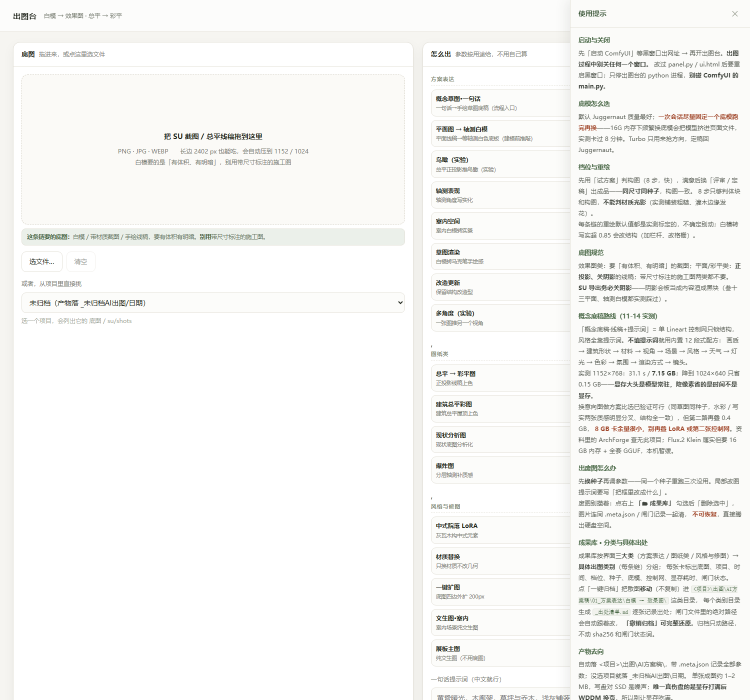
#> input picture 预览_使用提示.png, 1500 x 1400 px (shown at 1/2 size)
$ python -i panel.py   (imports and definitions only)
#> lines starting #> are read from the running program, lines starting #| are printed output that depends on the picture
### library.py
# -*- coding: utf-8 -*-
"""成果库：出图的分类视图、直删、按「三大类 / 具体链」归档、撤销归档、缩略图。

设计边界（重要）
--------------
1. 只认 D:\\workplace\\设计项目 下、位于「出图\\AI方案稿」或「_未归档AI出图」里的图片，
   别的目录一律拒绝——这个端口不能变成任意文件删除器。
2. 删除 = 图片 + 同名 .meta.json / .gate.json / __方案表达稿使用说明.md 一起清，
   真正释放硬盘空间（不进回收站）。前端必须二次确认，后端再校验一遍白名单。
3. 归档 = 移动文件，绝不复制（复制会白占一份空间）。闸门 .gate.json 里存的是
   **绝对路径**，移动时必须同步改写 source / checklist，meta 的 outputs 同理，
   否则闸门状态和交付清单会断链。每次移动都写「分类索引.json」，可一键撤销。
4. 不碰闸门状态词（DRAFT_AI 等），不改 sha256，不改文件内容——只改路径字段。
"""
import glob
import io
import json
import os
import re
import shutil
import time

# 项目根：优先环境变量 CHUTAI_PROJECTS；否则用本机 D:\workplace\设计项目；
# 都没有（朋友的新机器）就退到仓库内的 项目/ 目录。
_DEF_ROOT = r"D:\workplace\设计项目"
ROOT = (os.environ.get("CHUTAI_PROJECTS")
        if os.environ.get("CHUTAI_PROJECTS")
        else (_DEF_ROOT if os.path.isdir(_DEF_ROOT)
              else os.path.join(os.path.dirname(os.path.abspath(__file__)), "项目")))
UNFILED = os.path.join(ROOT, "_未归档AI出图")
IMG_EXT = (".png", ".jpg", ".jpeg", ".webp", ".bmp")
INDEX_NAME = "分类索引.json"
LIST_NAME = "_出处清单.md"

# 三大类：与 ui.html 的 GROUPS 一一对应（_check_chains.py 会校验）
CATEGORIES = [
    {"dir": "01_方案表达", "name": "方案表达", "chains": [
        "concept_sketch", "concept_base", "plan_to_mass", "perspective", "aerial",
        "section_perspective", "axon", "facade", "interior", "massing", "sketch",
        "planting", "renov", "relight", "multiangle", "watercolor"]},
    {"dir": "02_图纸类", "name": "图纸类", "chains": [
        "color_plan", "sansan_plan", "plan_arch", "analysis_diagram",
        "sitediag", "style", "exploded"]},
    {"dir": "03_风格与修图", "name": "风格与修图", "chains": [
        "lora", "ipadapter", "material", "inpaint", "outpaint", "enhance",
        "interior_t2i", "nature_t2i", "board_hero"]},
]

# 具体出图类别（目录名 / 页面标题），与 ui.html CHAINS 的 name 保持一致
CHAIN_LABELS = {
    "concept_sketch": "概念草图·一句话", "concept_base": "概念底稿·线稿+提示词",
    "plan_to_mass": "平面图 → 轴测白模", "perspective": "白模 → 效果图",
    "aerial": "鸟瞰（实验）", "section_perspective": "剖透视",
    "axon": "轴测表现", "facade": "建筑立面", "interior": "室内空间",
    "massing": "体块推敲", "sketch": "草图渲染", "planting": "种植意向",
    "renov": "改造更新", "relight": "换氛围", "multiangle": "多角度（实验）",
    "watercolor": "水彩风格化",
    "color_plan": "总平 → 彩平图", "sansan_plan": "平面方案上色·叁十三",
    "plan_arch": "建筑总平彩图", "analysis_diagram": "分析图·图解",
    "sitediag": "现状分析图", "style": "插画风分析图", "exploded": "爆炸图",
    "lora": "中式院落 LoRA", "ipadapter": "风格参考", "material": "材质替换",
    "inpaint": "局部改图", "outpaint": "一键扩图", "enhance": "洗图",
    "interior_t2i": "文生图·室内", "nature_t2i": "文生图·风景",
    "board_hero": "展板主图",
    # 非链产物
    "upscale": "AI 放大 2x",
}
ALIASES = {"perspective_lora": "lora", "lora_siheyuan": "lora"}
GROUP_OF = {}
for _g in CATEGORIES:
    for _c in _g["chains"]:
        GROUP_OF[_c] = _g
GROUP_OF["upscale"] = CATEGORIES[2]
ALL_IDS = sorted(list(CHAIN_LABELS) + list(ALIASES), key=len, reverse=True)


def _abspath(p):
    return os.path.normpath(os.path.abspath(p))


# [107 lines left out: functions _roots, _is_output_file, _root_of, _sidecars, _load_meta, _load_gate and 2 more, not called in this run]


def _safe_dir(label):
    s = re.sub(r'[\\/:*?"<>|]', "-", label).strip().strip(".")
    return s or "未命名"


# [93 lines left out: functions _group_chain, describe, scan, delete, not called in this run]


# ---------------------------------------------------------------- 归档 / 撤销

def _index_path(root):
    return os.path.join(root, INDEX_NAME)


# [185 lines left out: functions _read_index, _write_index, _rewrite_dir, _move_one, organize, undo_organize, not called in this run]


# ---------------------------------------------------------------- 出处清单

def _cell(v):
    return str(v if v not in (None, "") else "—").replace("|", "／").replace("\n", " ")


# [37 lines left out: function rebuild_lists, not called in this run]


# ---------------------------------------------------------------- 缩略图

_THUMBS = {}


# [20 lines left out: function thumbnail, not called in this run]

### panel.py
# -*- coding: utf-8 -*-
"""本机出图台：拖一张底图，选一条链，出一张图；另挂编辑台与展板台两个工作台。

设计原则
--------
1. 不重造轮子：全部 24 条链统一走共享引擎 comfy_bridge.py（--config 挂
   chains/ 下的薄链配置，工作流模板在 D:\\ComfyUI\\landscape_toolbox\\workflows\\api），
   超分走独立的 upscale.py。本文件只做「网页表单 -> 命令行 -> 回传结果」的搬运。
2. 只用标准库：这台机器不需要为一个界面再装 Flask。
3. 不碰 ComfyUI 进程：8188 没开就报「请先双击启动 ComfyUI」，不自己拉、也不关。
4. 只监听 127.0.0.1：局域网里别的机器看不到这个页面。
"""

import base64
import io
import json
import mimetypes
import os
import re
import subprocess
import sys
import threading
import time
import urllib.request
import webbrowser
from http.server import BaseHTTPRequestHandler, ThreadingHTTPServer
from urllib.parse import urlparse, parse_qs

import library  # 成果库：分类视图 / 直删 / 归档 / 撤销 / 缩略图

HERE = os.path.dirname(os.path.abspath(__file__))
# 用启动面板的同一个解释器跑子任务（bat / python 直启都成立），不再写死本机 venv。
PYEXE = os.environ.get("CHUTAI_PYTHON") or sys.executable
SKILLS = os.path.join(os.path.expanduser("~"), ".workbuddy", "skills")
# 引擎优先用仓库自带的 bridge/（GitHub 分发版），没有再退回 WorkBuddy skill 目录。
_LOCAL_BRIDGE = os.path.join(HERE, "bridge", "comfy_bridge.py")
BRIDGE = (_LOCAL_BRIDGE if os.path.isfile(_LOCAL_BRIDGE)
          else os.path.join(SKILLS, "comfy-render", "scripts", "comfy_bridge.py"))
UPSCALE = os.path.join(HERE, "upscale.py")
# 工作流模板：仓库自带 workflows/api/ 优先，其次本机 landscape_toolbox。
_LOCAL_TOOLBOX = os.path.join(HERE, "workflows", "api")
TOOLBOX = (_LOCAL_TOOLBOX if os.path.isdir(_LOCAL_TOOLBOX)
           else r"D:\ComfyUI\landscape_toolbox\workflows\api")
# bridge 用 COMFY_TOOLBOX 找模板（它要的是 toolbox 根目录，不是 api 子目录）
# [2 lines not run here, left out]
# 项目根：环境变量 > 本机 D:\workplace\设计项目 > 仓库内 项目/
_DEF_PROJECTS = r"D:\workplace\设计项目"
PROJECTS_ROOT = (os.environ.get("CHUTAI_PROJECTS")
                 if os.environ.get("CHUTAI_PROJECTS")
                 else (_DEF_PROJECTS if os.path.isdir(_DEF_PROJECTS)
                       else os.path.join(HERE, "项目")))

# 全部链统一走共享引擎（comfy_bridge --config 挂链模板），
# 模板在 D:\ComfyUI\landscape_toolbox\workflows\api\*_api.json，参数注入看 _node_map.json。
# 需要额外输入的链：ipadapter=参考图、inpaint=遮罩框、multiangle=视角、board_hero=无需底图。
CHAINS = {
    "perspective":       (os.path.join(HERE, "chains", "perspective.json"),       "白模 → 效果图"),
    "aerial":            (os.path.join(HERE, "chains", "aerial.json"),            "总平转鸟瞰（实验）"),
    "section_perspective": (os.path.join(HERE, "chains", "section_perspective.json"), "剖透视（剖面填色）"),
    "axon":              (os.path.join(HERE, "chains", "axon.json"),              "轴测表现"),
    "facade":            (os.path.join(HERE, "chains", "facade.json"),            "建筑立面表现"),
    "interior":          (os.path.join(HERE, "chains", "interior.json"),          "室内空间效果"),
    "massing":           (os.path.join(HERE, "chains", "massing.json"),           "体块推敲"),
    "sketch":            (os.path.join(HERE, "chains", "sketch.json"),            "草图 / 白模渲染"),
    "planting":          (os.path.join(HERE, "chains", "planting.json"),          "种植意向图"),
    "renov":             (os.path.join(HERE, "chains", "renov.json"),             "改造 / 现状更新"),
    "relight":           (os.path.join(HERE, "chains", "relight.json"),           "日夜 / 季节 / 氛围"),
    "multiangle":        (os.path.join(HERE, "chains", "multiangle.json"),        "多角度（换视角重画）"),
    "color_plan":        (os.path.join(HERE, "chains", "color_plan.json"),        "彩平（CAD 线稿上色）"),
    "plan_arch":         (os.path.join(HERE, "chains", "plan_arch.json"),         "建筑总平彩图"),
    "analysis_diagram":  (os.path.join(HERE, "chains", "analysis_diagram.json"),  "分析图（图解风格）"),
    "sitediag":          (os.path.join(HERE, "chains", "sitediag.json"),          "现状分析图"),
    "style":             (os.path.join(HERE, "chains", "style.json"),             "分析图 / 插画风"),
    "exploded":          (os.path.join(HERE, "chains", "exploded.json"),          "爆炸图 / 分层轴测"),
    "lora":              (os.path.join(HERE, "chains", "lora_siheyuan.json"),  "中式院落 LoRA"),
    "watercolor":        (os.path.join(HERE, "chains", "watercolor.json"),     "水彩风格化"),
    "outpaint":          (os.path.join(HERE, "chains", "outpaint.json"),       "一键扩图（四边外扩）"),
    "interior_t2i":      (os.path.join(HERE, "chains", "interior_t2i.json"),   "文生图·室内场景"),
    "nature_t2i":        (os.path.join(HERE, "chains", "nature_t2i.json"),     "文生图·自然风景"),
    "ipadapter":         (os.path.join(HERE, "chains", "ipadapter.json"),         "风格参考（抄参考图风格）"),
    "material":          (os.path.join(HERE, "chains", "material.json"),          "材质替换"),
    "inpaint":           (os.path.join(HERE, "chains", "inpaint.json"),           "局部改图（框选重绘）"),
    "enhance":           (os.path.join(HERE, "chains", "enhance.json"),           "洗图（原尺寸提细节）"),
    "board_hero":        (os.path.join(HERE, "chains", "board_hero.json"),        "展板主图（纯文生图）"),
    "sansan_plan":       (os.path.join(HERE, "chains", "sansan_plan.json"),       "平面方案上色（叁十三 LoRA）"),
    "concept_sketch":    (os.path.join(HERE, "chains", "concept_sketch.json"),    "概念草图（一句话→草图底稿）"),
    "concept_base":      (os.path.join(HERE, "chains", "concept_base.json"),      "概念底稿（线稿+12段式提示词）"),
    "plan_to_mass":      (os.path.join(HERE, "chains", "plan_to_mass.json"),      "平面图→轴测白模（自动 45° 投影）"),
}
# 这些链不吃底模切换 / 档位以外的特殊处理；upscale 是纯超分，走自己的脚本
NEEDS_STYLE = {"ipadapter"}
NEEDS_BOX = {"inpaint"}
NEEDS_ANGLE = {"multiangle"}
NO_IMAGE = {"board_hero", "interior_t2i", "nature_t2i", "concept_sketch"}
MODELS = {
    "juggernaut": "Juggernaut-XL · 默认（均衡）",
    "turbo": "DreamShaperXL Turbo · 8 步 / 约 17 s（快速定构图）",
    "realvis": "RealVisXL V5 · 写实质感",
    "sdxl": "SDXL 1.0 原生基线",
}
UPLOAD_DIR = os.path.join(HERE, "上传")
PORT = 8760
COMFY = "http://127.0.0.1:8188"
IMG_EXT = (".png", ".jpg", ".jpeg", ".webp", ".bmp")
BOARD_DIRNAME = os.path.join("出图", "展板")   # 项目内展板成果，不含「AI方案稿」→ 不进成果库统计
BOARD_FALLBACK = os.path.join(PROJECTS_ROOT, "_展板")  # 没选项目时的公共展板目录

# 素材库根目录：环境变量 > D:\workplace\素材库 > 仓库内 素材库/
# （D 盘在就直接用，目录首次访问时自动创建；朋友的机器没有 D:\workplace 则用仓库内）
_DEF_ASSETS = r"D:\workplace\素材库"
ASSET_DIR = (os.environ.get("CHUTAI_ASSETS")
             if os.environ.get("CHUTAI_ASSETS")
             else (_DEF_ASSETS if os.path.isdir(r"D:\workplace")
                   else os.path.join(HERE, "素材库")))
ASSET_CATS = ["01_人物配景", "02_植物配景", "03_贴图纹理", "04_天空背景",
              "05_图标矢量", "06_参考意向", "99_未分类"]

# 参考图库根目录（别人的展板 / 分析图，供排版时垫底参考）：环境变量 > D:\workplace\参考图库 > 仓库内
_DEF_REFS = r"D:\workplace\参考图库"
REF_DIR = (os.environ.get("CHUTAI_REFS")
           if os.environ.get("CHUTAI_REFS")
           else (_DEF_REFS if os.path.isdir(r"D:\workplace")
                 else os.path.join(HERE, "参考图库")))
REF_CATS = ["01_获奖展板", "02_分析图", "03_排版版式", "04_效果与意向", "99_未分类"]


# [8 lines left out: function _rooted, not called in this run]


def asset_safe(path):
    """素材文件白名单：只允许 ASSET_DIR 里的图片。"""
    return _rooted(path, ASSET_DIR)


def ref_safe(path):
    """参考图白名单：只允许 REF_DIR 里的图片。"""
    return _rooted(path, REF_DIR)


_ASSET_THUMBS = {}


# [52 lines left out: functions asset_thumb, _list_dir_images, not called in this run]


def asset_list(cat=None):
    """列素材；首次访问自动建分类目录。"""
    return _list_dir_images(ASSET_DIR, ASSET_CATS, cat)


def ref_list(cat=None):
    """列参考图库（别人的展板/分析图）；首次访问自动建分类目录。"""
    return _list_dir_images(REF_DIR, REF_CATS, cat)

# 批注 / 展板用的常用字体。installed 由 /api/fonts 扫系统字体目录实测，
# 没装的字体会被前端标灰但仍可选（浏览器会回退到系统默认，不会乱码）。
FONT_CANDIDATES = [
    ("微软雅黑", '"Microsoft YaHei",sans-serif', ["msyh.ttc", "msyh.ttf", "msyhbd.ttc"]),
    ("微软雅黑 Light", '"Microsoft YaHei Light","Microsoft YaHei",sans-serif', ["msyhl.ttc"]),
    ("黑体", 'SimHei,"Microsoft YaHei",sans-serif', ["simhei.ttf"]),
    ("宋体", 'SimSun,serif', ["simsun.ttc"]),
    ("仿宋", 'FangSong,SimSun,serif', ["simfang.ttf"]),
    ("楷体", 'KaiTi,STKaiti,serif', ["simkai.ttf"]),
    ("等线", 'DengXian,"Microsoft YaHei",sans-serif', ["Deng.ttf", "Dengb.ttf"]),
    ("思源黑体", '"Source Han Sans SC","Noto Sans CJK SC",sans-serif',
     ["SourceHanSansSC-Regular.otf", "NotoSansCJKsc-Regular.otf"]),
    ("思源宋体", '"Source Han Serif SC","Noto Serif CJK SC",serif',
     ["SourceHanSerifSC-Regular.otf", "NotoSerifCJKsc-Regular.otf"]),
    ("方正小标宋简体", '"FZXiaoBiaoSong-B05S","FZXiaoBiaoSong-B05",SimSun,serif',
     ["FZXBSK.TTF", "fzxbssjw.ttf"]),
    ("方正兰亭黑", '"FZLanTingHeiS-R-GB","Microsoft YaHei",sans-serif', ["FZLTHJW.TTF"]),
    ("Arial", 'Arial,Helvetica,sans-serif', ["arial.ttf"]),
    ("Arial Black", '"Arial Black",Arial,sans-serif', ["ariblk.ttf"]),
    ("Calibri", 'Calibri,"Microsoft YaHei",sans-serif', ["calibri.ttf"]),
    ("Times New Roman", '"Times New Roman",Times,serif', ["times.ttf"]),
    ("Georgia", 'Georgia,"Times New Roman",serif', ["georgia.ttf"]),
    ("Verdana", 'Verdana,Geneva,sans-serif', ["verdana.ttf"]),
    ("Impact", 'Impact,"Arial Black",sans-serif', ["impact.ttf"]),
    ("Consolas", 'Consolas,"Courier New",monospace', ["consola.ttf"]),
    ("Trebuchet MS", '"Trebuchet MS",Arial,sans-serif', ["trebuc.ttf"]),
]
# Photoshop ExtendScript 用的是 PostScript 字体名，不是 CSS family。
# 导出 .jsx 时写这个；PS 找不到会被脚本里的 try/catch 兜住，不至于整个脚本崩掉。
PS_NAMES = {
    "微软雅黑": "MicrosoftYaHei", "微软雅黑 Light": "MicrosoftYaHeiLight",
    "黑体": "SimHei", "宋体": "SimSun", "仿宋": "FangSong", "楷体": "KaiTi",
    "等线": "DengXian", "Arial": "Arial", "Arial Black": "Arial-BoldMT",
    "Calibri": "Calibri", "Times New Roman": "TimesNewRomanPSMT",
    "Georgia": "Georgia", "Verdana": "Verdana", "Impact": "Impact",
    "Consolas": "Consolas", "Trebuchet MS": "TrebuchetMS",
}

JOBS = {}
JOB_SEQ = [0]
LOCK = threading.Lock()
RUNNING = [None]          # 同一时刻只跑一张：8 GB 显存扛不住并发


# ---------------------------------------------------------------- 状态探测

# 直连 127.0.0.1，绝不走系统代理：本机开了代理（如 127.0.0.1:7260）时，
# urlopen 默认继承 HTTP_PROXY，访问 8188 会被代理转一圈，ComfyUI 没开时
# 每次都要等代理超时约 2 秒才报 502，/api/state 因此常年卡 2 秒。
_COMFY_OPENER = urllib.request.build_opener(urllib.request.ProxyHandler({}))
_COMFY_LOCK = threading.Lock()
_COMFY_CACHE = {"t": 0.0, "v": {"online": False, "vram_free": 0,
                                "vram_total": 0, "queue": 0}}


# [180 lines left out: functions comfy_state, scan_projects, list_images, _parse, worker, new_job and 1 more, not called in this run]


def make_iso_plan(src):
    """正投影平面线稿 → 45° 等轴测菱形线稿（PIL，ComfyUI 环境自带 Pillow）。

    实测 2026-11-14：不转的话 canny 控制网把视角锁死在正俯视，只会把线稿描一遍；
    转成菱形后控制网引导的就是轴测轮廓，能同时保住「等轴测视角 + 平面布局」。
    """
#> called with src = '预览_使用提示.png'
    from PIL import Image
    base = os.path.basename(src)
    if base.startswith("_轴测_"):
        return src
    os.makedirs(UPLOAD_DIR, exist_ok=True)
    dst = os.path.join(UPLOAD_DIR, "_轴测_" + base)
    if os.path.isfile(dst) and os.path.getmtime(dst) >= os.path.getmtime(src):
        return dst
    im = Image.open(src).convert("RGB")
#> im is the input picture: PIL image 1500x1400 RGB; mean R, G, B 246.5, 246.4, 244.7
    r = im.rotate(45, expand=True, resample=Image.BICUBIC, fillcolor="white")
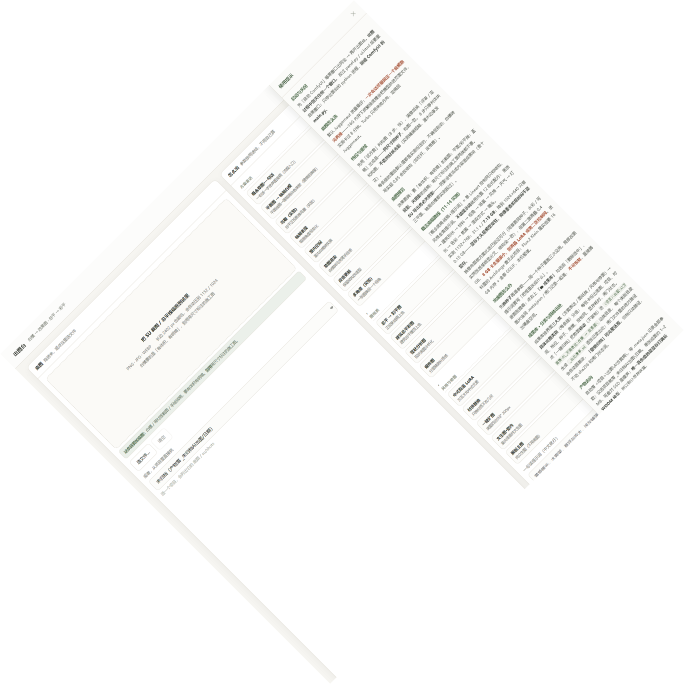
#> r: PIL image 2052x2052 RGB (shown at 1/3 size); mean R, G, B 250.6, 250.6, 249.7
    r = r.resize((r.width, int(r.height * 0.60)), Image.LANCZOS)
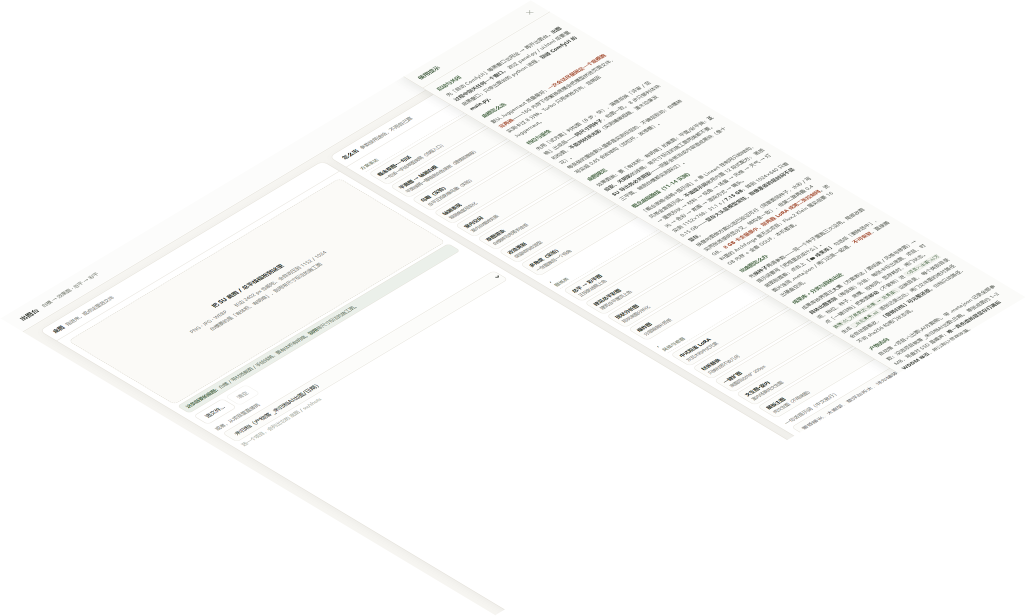
#> r: PIL image 2052x1231 RGB (shown at 1/2 size); mean R, G, B 250.5, 250.5, 249.7
    r.save(dst)
    return dst


# ---------------------------------------------------------------- 编辑 / 展板 辅助

# [33 lines left out: functions scan_fonts, board_dir, not called in this run]


def _clean_name(name, fallback="未命名"):
    stem = re.sub(r"[\\/:*?\"<>|\r\n\t]", "_", os.path.splitext(os.path.basename(name or ""))[0])
    return (stem.strip().strip(".") or fallback)[:60]


# [40 lines left out: functions save_b64, board_list, not called in this run]


class Handler(BaseHTTPRequestHandler):
    server_version = "ChuTuTai/1.0"
    protocol_version = "HTTP/1.1"

    def log_message(self, fmt, *a):
        pass

    # -- helpers
    # [12 lines left out: function _send, not called in this run]

    def _json(self, obj, code=200):
        self._send(code, json.dumps(obj, ensure_ascii=False))

    # -- GET
    # [276 lines left out: functions do_GET, do_POST, _save_upload, main, not called in this run]


# [2 lines not run here, left out]

>>> result = make_iso_plan('预览_使用提示.png')
